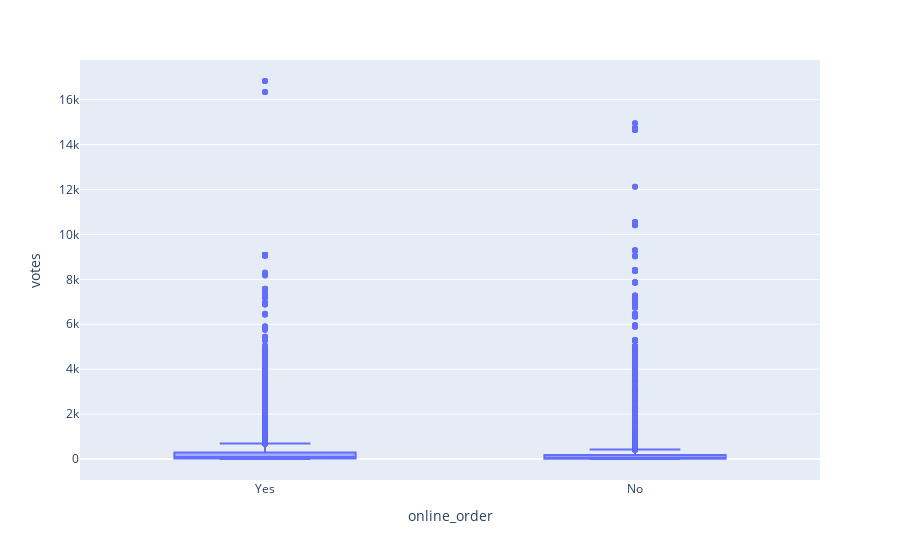

Notebook code cell kept with this figure:
### Code cell
px.box(df, x='online_order', y='votes')

### Figure 1 — Plotly figure (JSON) as saved in the notebook; plotly's stock layout.template omitted (floating-point values rounded to 4 significant figures; data arrays with more than 128 entries replaced by an {"elided": "..."} marker saying what was removed)
{"data": [{"alignmentgroup": "True", "hovertemplate": "online_order=%{x}<br>votes=%{y}<extra></extra>", "legendgroup": "", "marker": {"color": "#636efa"}, "name": "", "notched": false, "offsetgroup": "", "orientation": "v", "showlegend": false, "type": "box", "x": {"elided": "43541 str values"}, "x0": " ", "xaxis": "x", "y": {"elided": "43541 int values"}, "y0": " ", "yaxis": "y"}], "layout": {"boxmode": "group", "legend": {"tracegroupgap": 0}, "margin": {"t": 60}, "xaxis": {"anchor": "y", "domain": [0, 1], "title": {"text": "online_order"}}, "yaxis": {"anchor": "x", "domain": [0, 1], "title": {"text": "votes"}}}}
